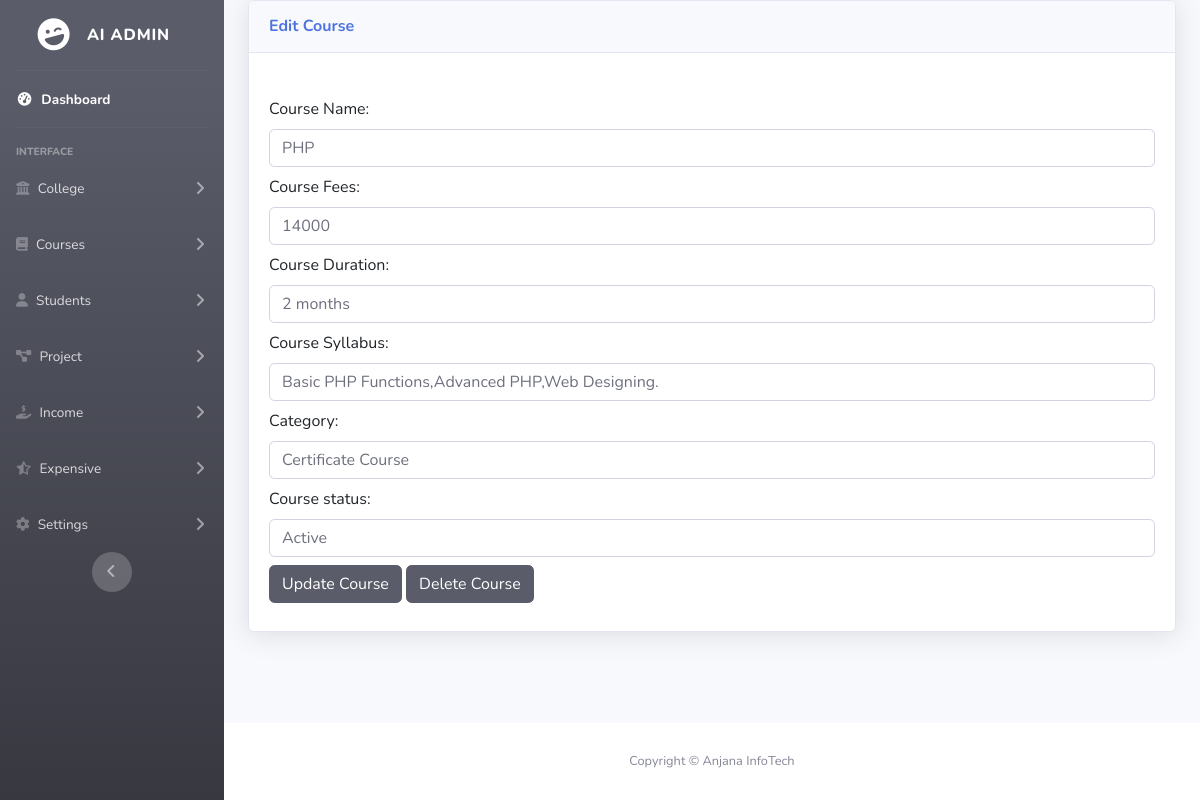
The page /editcourse.php?cid=1 on the database as committed earlier.
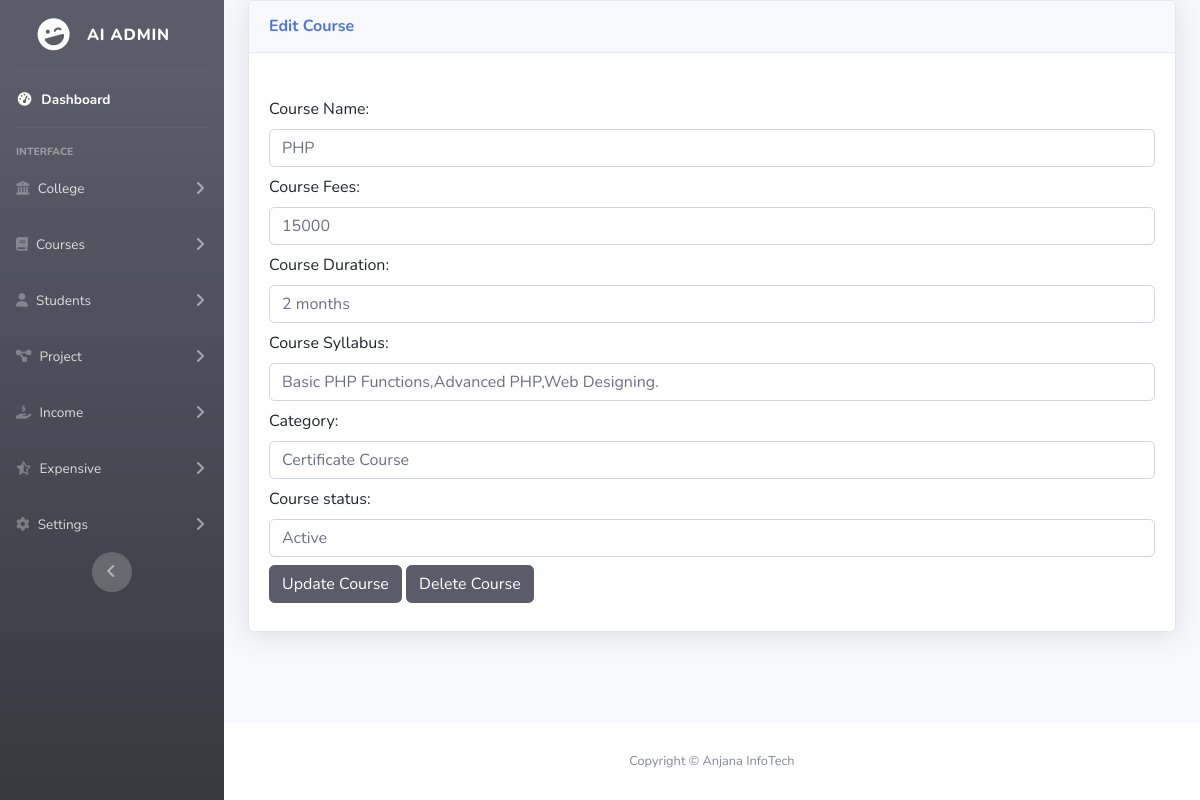
The same page on the database as committed later.
### tables this page shows
CREATE TABLE `addcourse` (
  `cid` int(11) NOT NULL,
  `course_name` varchar(50) NOT NULL,
  `course_fees` varchar(10) NOT NULL,
  `course_duration` varchar(20) NOT NULL,
  `course_syllabus` varchar(191) NOT NULL,
  `category` varchar(100) NOT NULL,
  `status` varchar(20) NOT NULL
);

### editcourse.php (the view, shortened to what this page needs)
<!DOCTYPE html>
<html lang="en">
<head>
    <link rel="stylesheet" href="https://cdnjs.cloudflare.com/ajax/libs/font-awesome/6.6.0/css/all.min.css" />
    <link href="https://cdn.jsdelivr.net/npm/bootstrap@5.3.3/dist/css/bootstrap.min.css" rel="stylesheet">
    <link href="vendor/fontawesome-free/css/all.min.css" rel="stylesheet" type="text/css">
    <link href="css/sb-admin-2.min.css" rel="stylesheet">
</head>
<body id="page-top">
    <div id="wrapper">
        <?php
        include('./nav.php');
        ?>
        <div id="content-wrapper" class="d-flex flex-column">
            <div id="content">
                <div class="container-fluid">
                    <div class="card shadow mb-4">
                        <div class="card-header py-3">
                            <h6 class="m-0 font-weight-bold text-primary">Edit Course</h6>
                        </div>
                        <div class="card-body">
                            <form method="POST" action="#">
                                <div class="mb-2">
                                    <?php
                                    include('./db.php');
                                    if (isset($_GET['cid'])) {
                                        $course_id = mysqli_real_escape_string($db, $_GET['cid']);
                                        $query = "select * from addcourse where cid='$course_id'";
                                        $execute = mysqli_query($db, $query);
                                        if (mysqli_num_rows($execute) > 0) {
                                            $course = mysqli_fetch_array($execute);
                                    ?><br>
                                            <label for="exampleFormControlInput1" class="form-label">Course Name:</label>
                                            <input type="text" class="form-control" value="<?= $course['course_name']; ?>" name="coursename" id="exampleFormControlInput1" placeholder="Enter the Course name">
                                </div>
                                <div class="mb-2">
                                    <label for="exampleFormControlInput1" class="form-label">Course Fees:</label>
                                    <input type="text" class="form-control" value="<?= $course['course_fees']; ?>" name="coursefees" id="exampleFormControlInput1" placeholder="Enter the Course fees">
                                </div>
                                <div class="mb-2">
                                    <label for="exampleFormControlInput1" class="form-label">Course Duration:</label>
                                    <input type="text" class="form-control" value="<?= $course['course_duration']; ?>" name="courseduration" id="exampleFormControlInput1">
                                </div>
                                <div class="mb-2">
                                    <label for="exampleFormControlTextarea1" class="form-label">Course Syllabus:</label>
                                    <input type="text" class="form-control" value="<?= $course['course_syllabus']; ?>" name="coursesyllabus">
                                </div>
                                <div class="mb-2">
                                    <label for="exampleFormControlTextarea1" class="form-label">Category:</label>
                                    <input class="form-control" type="text" value="<?= $course['category']; ?>" name="category">
                                </div>
                                <div class="mb-2">
                                    <label for="exampleFormControlInput1" class="form-label">Course status:</label>
                                    <input class="form-control" value="<?= $course['status']; ?>" name="status" />
                                </div>
                                <div class="mb-2">
                                    <button type="submit" name="edit" class="btn btn-dark">Update Course</button>
                                    <button type="submit" name="delete" class="btn btn-dark">Delete Course</button>
                                </div>
                            </form>
                    <?php
                                        } else {
                                            echo "<h4>No id found!!!</h4>";
                                        }
                                    }
                    ?>
                        </div>
                    </div>
                </div>
            </div>
            <footer class="sticky-footer bg-white">
                <div class="container my-auto">
                    <div class="copyright text-center my-auto">
                        <span>Copyright &copy; Anjana InfoTech</span>
                    </div>
                </div>
            </footer>
        </div>
    </div>
</body>
</html>

Rows that differ between the two databases and show on the page:
changed addcourse "PHP": coursefees "14000" → "15000"
